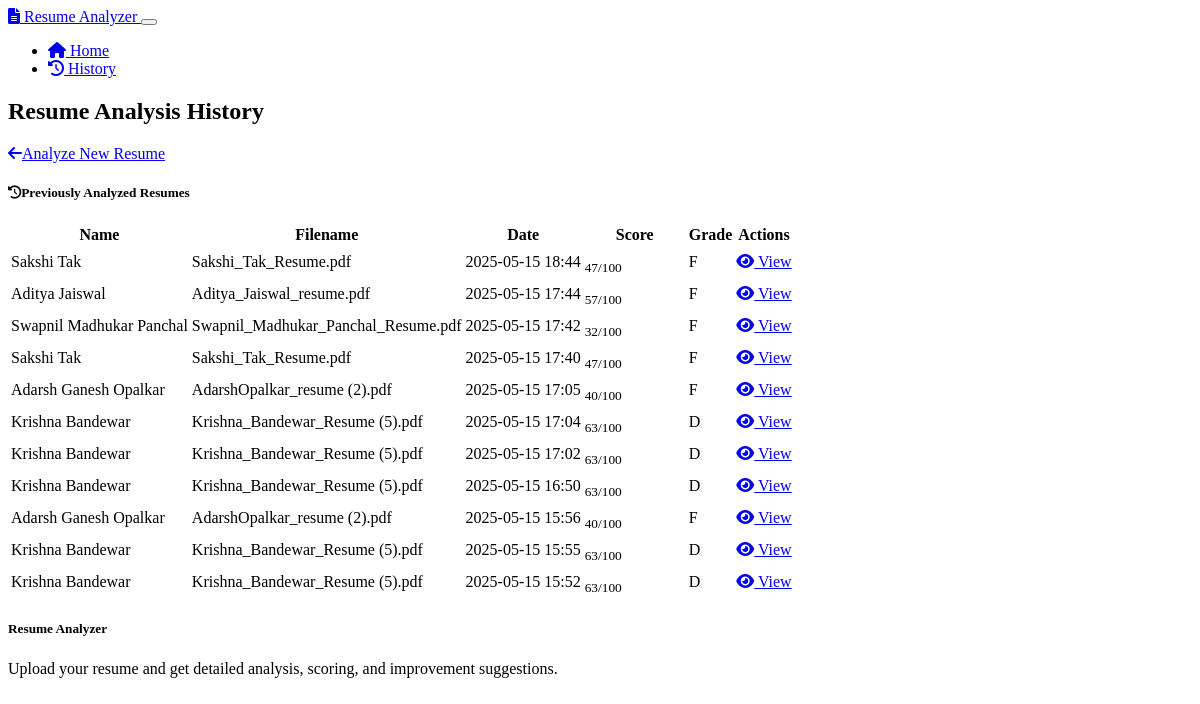
The app's page /history with its own data.
### models.py (models this page shows, shortened)
class Resume(db.Model):
    __tablename__ = 'resumes'
    id = db.Column(db.Integer, primary_key=True)
    filename = db.Column(db.String(255), nullable=False)
    upload_date = db.Column(db.DateTime, default=datetime.utcnow)
    name = db.Column(db.String(255), nullable=True)
    email = db.Column(db.String(255), nullable=True)
    phone = db.Column(db.String(50), nullable=True)
    raw_text = db.Column(db.Text, nullable=True)
    job_description = db.Column(db.Text, nullable=True)
    skills = db.Column(JSON, nullable=True)
    sections_analysis = db.Column(JSON, nullable=True)
    keyword_match = db.Column(JSON, nullable=True)
    action_verbs_analysis = db.Column(JSON, nullable=True)
    word_count_analysis = db.Column(JSON, nullable=True)
    common_issues = db.Column(JSON, nullable=True)
    overall_score = db.Column(db.Float, nullable=True)
    sections_score = db.Column(db.Float, nullable=True)
    keywords_score = db.Column(db.Float, nullable=True)
    action_verbs_score = db.Column(db.Float, nullable=True)
    word_count_score = db.Column(db.Float, nullable=True)
    issues_score = db.Column(db.Float, nullable=True)
    grade = db.Column(db.String(2), nullable=True)
    suggestions = db.Column(JSON, nullable=True)

### app.py (the view)
@app.route('/history')
def history():
    resumes = Resume.query.order_by(Resume.upload_date.desc()).all()
    return render_template('history.html', resumes=resumes)

### templates/history.html (shortened to what this page needs)
{% extends 'layout.html' %}
{% block content %}
<div class="d-flex justify-content-between align-items-center mb-4">
    <h2>Resume Analysis History</h2>
    <a href="{{ url_for('index') }}" class="btn btn-outline-primary">
        <i class="fas fa-arrow-left me-2"></i>Analyze New Resume
    </a>
</div>
{% if resumes %}
    <div class="card shadow-sm">
        <div class="card-header bg-dark">
            <h5 class="mb-0">
                <i class="fas fa-history me-2"></i>Previously Analyzed Resumes
            </h5>
        </div>
        <div class="card-body p-0">
            <div class="table-responsive">
                <table class="table table-hover mb-0">
                    <thead class="table-dark">
                        <tr>
                            <th>Name</th>
                            <th>Filename</th>
                            <th>Date</th>
                            <th>Score</th>
                            <th>Grade</th>
                            <th>Actions</th>
                        </tr>
                    </thead>
                    <tbody>
                        {% for resume in resumes %}
                            <tr>
                                <td>{{ resume.name }}</td>
                                <td>{{ resume.filename }}</td>
                                <td>{{ resume.upload_date.strftime('%Y-%m-%d %H:%M') }}</td>
                                <td>
                                    <div class="progress" style="height: 10px; width: 100px;">
                                    </div>
                                    <small>{{ resume.overall_score|round|int }}/100</small>
                                </td>
                                <td>
                                    <span class="badge bg-{{ 'success' if resume.grade == 'A' else 'info' if resume.grade == 'B' else 'warning' if resume.grade == 'C' else 'danger' }} rounded-pill">
                                        {{ resume.grade }}
                                    </span>
                                </td>
                                <td>
                                    <a href="{{ url_for('view_resume', resume_id=resume.id) }}" class="btn btn-sm btn-primary">
                                        <i class="fas fa-eye me-1"></i> View
                                    </a>
                                </td>
                            </tr>
                        {% endfor %}
                    </tbody>
                </table>
            </div>
        </div>
    </div>
{% else %}
    <div class="alert alert-info">
        <i class="fas fa-info-circle me-2"></i>No resume analysis history found. Upload a resume to get started.
    </div>
{% endif %}
{% endblock %}

### templates/layout.html (shortened to what this page needs)
<!DOCTYPE html>
<html lang="en" data-bs-theme="dark">
<head>
    <link href="https://cdn.replit.com/agent/bootstrap-agent-dark-theme.min.css" rel="stylesheet">
    <link href="https://cdnjs.cloudflare.com/ajax/libs/font-awesome/6.0.0/css/all.min.css" rel="stylesheet">
    <link href="{{ url_for('static', filename='css/custom.css') }}" rel="stylesheet">
</head>
<body>
    <nav class="navbar navbar-expand-lg navbar-dark bg-dark">
        <div class="container">
            <a class="navbar-brand" href="{{ url_for('index') }}">
                <i class="fas fa-file-alt me-2"></i>
                Resume Analyzer
            </a>
            <button class="navbar-toggler" type="button" data-bs-toggle="collapse" data-bs-target="#navbarNav">
            </button>
            <div class="collapse navbar-collapse" id="navbarNav">
                <ul class="navbar-nav ms-auto">
                    <li class="nav-item">
                        <a class="nav-link {% if request.path == url_for('index') %}active{% endif %}" href="{{ url_for('index') }}">
                            <i class="fas fa-home me-1"></i> Home
                        </a>
                    </li>
                    <li class="nav-item">
                        <a class="nav-link {% if request.path == url_for('history') %}active{% endif %}" href="{{ url_for('history') }}">
                            <i class="fas fa-history me-1"></i> History
                        </a>
                    </li>
                </ul>
            </div>
        </div>
    </nav>
    <main class="container py-4">
        {% block content %}{% endblock %}
    </main>
    <footer class="bg-dark text-light py-4 mt-5">
        <div class="container">
            <div class="row">
                <div class="col-md-6">
                    <h5>Resume Analyzer</h5>
                    <p class="text-muted">
                        Upload your resume and get detailed analysis, scoring, and improvement suggestions.
                    </p>
                </div>
            </div>
        </div>
    </footer>
</body>
</html>

### records on screen
Resume: name "Sakshi Tak", filename "Sakshi_Tak_Resume.pdf", upload_date "2025-05-15 18:44", overall_score "47", grade "F"
Resume: name "Aditya Jaiswal", filename "Aditya_Jaiswal_resume.pdf", upload_date "2025-05-15 17:44", overall_score "57", grade "F"
Resume: name "Swapnil Madhukar Panchal", filename "Swapnil_Madhukar_Panchal_Resume.pdf", upload_date "2025-05-15 17:42", overall_score "32", grade "F"
Resume: name "Sakshi Tak", filename "Sakshi_Tak_Resume.pdf", upload_date "2025-05-15 17:40", overall_score "47", grade "F"
Resume: name "Adarsh Ganesh Opalkar", filename "AdarshOpalkar_resume (2).pdf", upload_date "2025-05-15 17:05", overall_score "40", grade "F"
Resume: name "Krishna Bandewar", filename "Krishna_Bandewar_Resume (5).pdf", upload_date "2025-05-15 17:04", overall_score "63", grade "D"
Resume: name "Krishna Bandewar", filename "Krishna_Bandewar_Resume (5).pdf", upload_date "2025-05-15 17:02", overall_score "63", grade "D"
Resume: name "Krishna Bandewar", filename "Krishna_Bandewar_Resume (5).pdf", upload_date "2025-05-15 16:50", overall_score "63", grade "D"
Resume: name "Adarsh Ganesh Opalkar", filename "AdarshOpalkar_resume (2).pdf", upload_date "2025-05-15 15:56", overall_score "40", grade "F"
Resume: name "Krishna Bandewar", filename "Krishna_Bandewar_Resume (5).pdf", upload_date "2025-05-15 15:55", overall_score "63", grade "D"
Resume: name "Krishna Bandewar", filename "Krishna_Bandewar_Resume (5).pdf", upload_date "2025-05-15 15:52", overall_score "63", grade "D"
